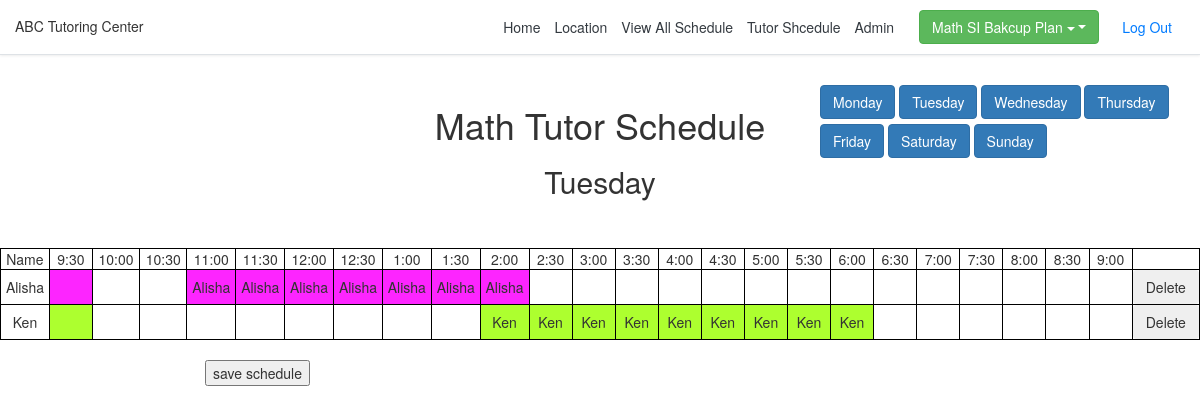
Page /schedule/Tuesday/ (signed in) on the committed database.
### CS416Project/models.py (models this page shows, shortened)
class Timetable(models.Model):
    tutor = models.ForeignKey(Tutor, on_delete=models.SET_NULL, null=True)
    day = models.CharField(max_length=50, default='',choices=day_choices)
    fname = models.CharField(max_length=10, blank=True, default='', null=True)
    t0930 = models.CharField(max_length=10, blank=True, default='', null=True)
    t1000 =models.CharField(max_length=10, blank=True, default='', null=True )
    t1030 = models.CharField(max_length=10, blank=True, default='', null=True)
    t1100 = models.CharField(max_length=10, blank=True, default='', null=True)
    t1130 = models.CharField(max_length=10, blank=True, default='', null=True)
    t1200 = models.CharField(max_length=10, blank=True, default='', null=True)
    t1230 = models.CharField(max_length=10, blank=True, default='', null=True)
    t1300 = models.CharField(max_length=10, blank=True, default='', null=True)
    t1330 = models.CharField(max_length=10, blank=True, default='', null=True)
    t1400 =models.CharField(max_length=10, blank=True, default='', null=True)
    t1430 =models.CharField(max_length=10, blank=True, default='', null=True)
    t1500 = models.CharField(max_length=10, blank=True, default='', null=True)
    t1530 =models.CharField(max_length=10, blank=True, default='', null=True)
    t1600 = models.CharField(max_length=10, blank=True, default='', null=True)
    t1630 = models.CharField(max_length=10, blank=True, default='', null=True)
    t1700 = models.CharField(max_length=10, blank=True, default='', null=True)
    t1730 = models.CharField(max_length=10, blank=True, default='', null=True)
    t1800 =models.CharField(max_length=10, blank=True, default='', null=True)
    t1830 = models.CharField(max_length=10, blank=True, default='', null=True)
    t1900 = models.CharField(max_length=10, blank=True, default='', null=True)
    t1930 =models.CharField(max_length=10, blank=True, default='', null=True)
    t2000 =models.CharField(max_length=10, blank=True, default='', null=True)
    t2030 =models.CharField(max_length=10, blank=True, default='', null=True)
    t2100 =models.CharField(max_length=10, blank=True, default='', null=True)

class Tutor(models.Model):
    objects = TutorManager()
    firstname = models.CharField(max_length=50,default='')
    lastname = models.CharField(max_length=50,default='')
    hours = models.IntegerField(default=0)
    typeofstaff = models.CharField(max_length=50, default='',choices=type_choices)
    subject1 = models.CharField(max_length=50, default='', null=True, choices=subject_choices)
    subject2 = models.CharField(max_length=50, default='', null=True, blank=True,choices=subject_choices)
    usedhours = models.DecimalField(decimal_places=1, max_digits=3, default=0)
    class Meta: #order by desc
         ordering = ['firstname']
         unique_together = (('firstname', 'lastname'),)

### CS416Project/views.py (the view)
# urls.py: path('schedule/<day>/', views.schedule, name="schedule"),
@user_passes_test(user_check,login_url='/login')
def schedule(request, day):
    usedhours = Schedule.objects.all().filter(day=day)
    for u in usedhours:
        print(str(u.tutor_id) +' '+ u.tutor.firstname)
        count = Timetable.objects.filter(day=day).filter(tutor__firstname = u.tutor.firstname).count()
        if count ==  0:
            timetable = Timetable(tutor_id=u.tutor_id, day=u.day, fname=u.tutor.firstname)
            timetable.save()
    tTable = Timetable.objects.all().filter(day=day).order_by('tutor__firstname')
    zipdata = zip(tTable,usedhours)
    print(zipdata)
    return render(request, 'mathSchedule.html',{'usedhours': usedhours,'day':day, 'schedule': tTable,'zip':zipdata})

### CS416Project/views.py (called while the page is built)
def user_check(user):
    return user.username == 'bakatarekun'

### templates/mathSchedule.html (shortened to what this page needs)
{% load staticfiles %}
<!DOCTYPE html>
<html lang="en">
<head>
    <link rel="stylesheet" href="{% static 'style.css' %}">
    <link rel="stylesheet" href="https://maxcdn.bootstrapcdn.com/bootstrap/4.1.3/css/bootstrap.min.css">
    <link rel="stylesheet" href="https://maxcdn.bootstrapcdn.com/bootstrap/3.3.7/css/bootstrap.min.css">
</head>
<body id="top">
{% include "header.html" %}
{% if user.is_authenticated %}
    <br>
    <div class="row">
        <div class="col-4" id="listoftutors"></div>
        <div class="col-4" style="text-align: center">
            <h1>Math Tutor Schedule</h1>
            <h2 id="daylbl"></h2>
        </div>
        <div  class="col-4" id="daybtns" >
            <input class="btn btn-primary mybtn" id="Mondaybtn" name="daybtn" type="button" value="Monday"/>
            <input class="btn btn-primary mybtn" id="Tuesdaybtn" name="daybtn" type="button" value="Tuesday"/>
            <input class="btn btn-primary mybtn" id="Wednesdaybtn"name="daybtn" type="button" value="Wednesday"/>
            <input class="btn btn-primary mybtn" id="Thursdaybtn" name="daybtn" type="button" value="Thursday"/>
            <input class="btn btn-primary mybtn" id="Fridaybtn" name="daybtn" type="button" value="Friday"/>
            <input class="btn btn-primary mybtn" id="Saturdaybtn" name="daybtn" type="button" value="Saturday"/>
            <input class="btn btn-primary mybtn" id="Sundaybtn" name="daybtn" type="button" value="Sunday"/>
        </div>
    </div>
    {% if day == "Friday"  %}
        <table align="center">
            <tbody name='tb'>
            {% include "rowFridayTime.html" %}
            {% for s, t in zip %}
                <tr>
                    {% include "rowFriday.html" %}
                    {% include "deleteButtons.html" %}
                </tr>
                <br>
            {% endfor %}
            </tbody>
        </table>
    {% else %}
        <table align="center">
            <tbody name='tb'>
            {% include "rowDuringWeekTime.html" %}
            {% for s, t in zip %}
                <tr>
                    {% include "rowDuringWeek.html" %}
                    {% include "deleteButtons.html" %}
                </tr>
                <br>
            {% endfor %}
            </tbody>
        </table>
    {% endif %}
    <br>
    <div class="row justify-content-start">
        <div class="col-2">
        </div>
        <div class="col-4">
            <input type="button" value="save schedule" onclick="saveAllSchedule()">
        </div>
    </div>
{% endif %}
</body>
</html>

### templates/rowDuringWeek.html
    <td> {{ s.fname }}</td>
    <td  name={{ s.tutor.firstname }} class={{ s.tutor.typeofstaff }}> {{ s.t0930 }}</td>
    <td  name={{ s.tutor.firstname }} class={{ s.tutor.typeofstaff }}>{{ s.t1000 }}</td>
    <td  name={{ s.tutor.firstname }} class={{ s.tutor.typeofstaff }}>{{ s.t1030 }}</td>
    <td  name={{ s.tutor.firstname }} class={{ s.tutor.typeofstaff }}>{{ s.t1100 }}</td>
    <td  name={{ s.tutor.firstname }} class={{ s.tutor.typeofstaff }}>{{ s.t1130 }}</td>
    <td  name={{ s.tutor.firstname }} class={{ s.tutor.typeofstaff }}>{{ s.t1200 }}</td>
    <td  name={{ s.tutor.firstname }} class={{ s.tutor.typeofstaff }}>{{ s.t1230 }}</td>
    <td name={{ s.tutor.firstname }} class={{ s.tutor.typeofstaff }}>{{ s.t1300 }}</td>
    <td name={{ s.tutor.firstname }} class={{ s.tutor.typeofstaff }}>{{ s.t1330 }}</td>
    <td name={{ s.tutor.firstname }} class={{ s.tutor.typeofstaff }}>{{ s.t1400 }}</td>
    <td name={{ s.tutor.firstname }} class={{ s.tutor.typeofstaff }}>{{ s.t1430 }}</td>
    <td name={{ s.tutor.firstname }} class={{ s.tutor.typeofstaff }}>{{ s.t1500 }}</td>
    <td name={{ s.tutor.firstname }} class={{ s.tutor.typeofstaff }}>{{ s.t1530 }}</td>
    <td name={{ s.tutor.firstname }} class={{ s.tutor.typeofstaff }}>{{ s.t1600 }}</td>
    <td  name={{ s.tutor.firstname }} class={{ s.tutor.typeofstaff }}>{{ s.t1630 }}</td>
    <td name={{ s.tutor.firstname }} class={{ s.tutor.typeofstaff }}>{{ s.t1700 }}</td>
    <td name={{ s.tutor.firstname }} class={{ s.tutor.typeofstaff }}>{{ s.t1730 }}</td>
    <td name={{ s.tutor.firstname }} class={{ s.tutor.typeofstaff }}>{{ s.t1800 }}</td>
    <td name={{ s.tutor.firstname }} class={{ s.tutor.typeofstaff }}>{{ s.t1830 }}</td>
    <td name={{ s.tutor.firstname }} class={{ s.tutor.typeofstaff }}>{{ s.t1900 }}</td>
    <td name={{ s.tutor.firstname }} class={{ s.tutor.typeofstaff }}>{{ s.t1930 }}</td>
    <td name={{ s.tutor.firstname }} class={{ s.tutor.typeofstaff }}>{{ s.t2000 }}</td>
    <td name={{ s.tutor.firstname }} class={{ s.tutor.typeofstaff }}>{{ s.t2030 }}</td>
    <td name={{ s.tutor.firstname }} class={{ s.tutor.typeofstaff }}>{{ s.t2100 }}</td>

### templates/deleteButtons.html (shortened to what this page needs)
<td name="delRow"><form action="/deleteRow" method="GET">
    <input type="submit" class="btn" value="Delete" name="delbtn">
</form></td>

### static/style.css (style rules this page uses)
.mybtn { margin-bottom: 5px !important; }
table { border: 1px solid black; }
th, td { border: 1px solid black; width:60px; text-align: center; }
.eacellcolor { background: greenyellow; }
.vtcellcolor { background: #fd25ff; }
h2 { text-align: center; }

### rows in the picture
Timetable: fname "Alisha", t1100 "Alisha", t1130 "Alisha", t1200 "Alisha", t1230 "Alisha", t1300 "Alisha", t1330 "Alisha", t1400 "Alisha"
Timetable: fname "Ken", t1400 "Ken", t1430 "Ken", t1500 "Ken", t1530 "Ken", t1600 "Ken", t1630 "Ken", t1700 "Ken", t1730 "Ken", t1800 "Ken"
